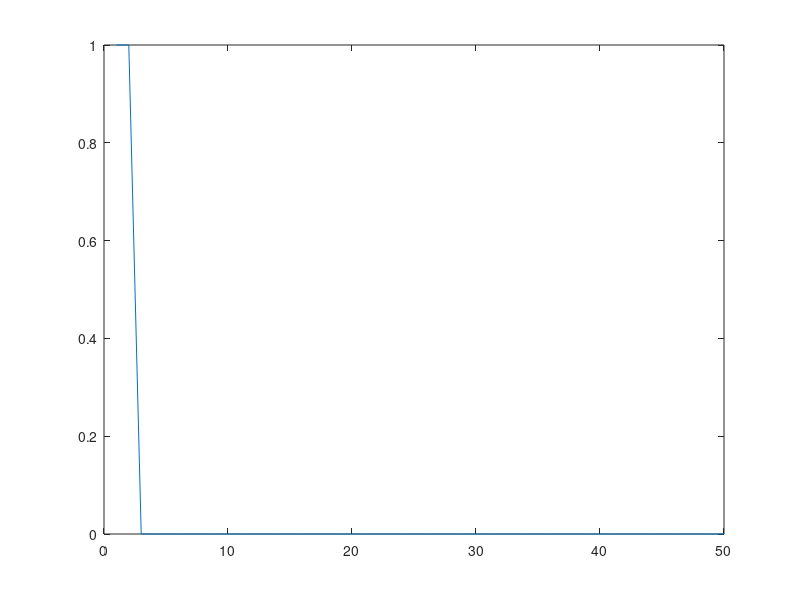

MATLAB code to generate this figure:
clc;
clear;
close all;
x=[0 0 1 1;0 1 0 1];
y=[0 0 0 1];
w=[0 0];
b=0;
alpha=0.1;theta=0.5;iter=50;
for k=1:iter
    for i=1:size(x,2)
        a(i)=b+x(1,i)*w(1)+x(2,i)*w(2);%a(i)=b+x(:,i)*w(i) cant be done because unequal size(x,2)=4 and sixe(w)=2
        h(i)=(a(i)>=theta);
        if(h(i)~=y(i))
            for j=1:2
                w(j)=w(j)+(alpha*y(i)*x(j,i));
            end
            b=b+(alpha*y(i));
        end
    end
    e(k)=sum((y-h).^2);
end
plot(e);